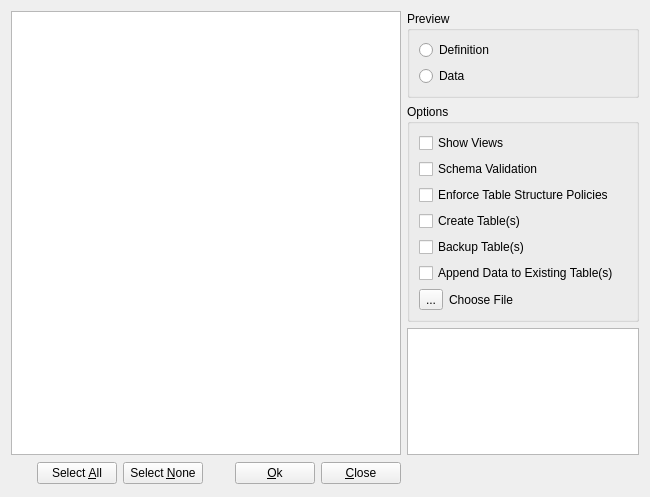
<?xml version="1.0" encoding="UTF-8"?>
<ui version="4.0">
 <class>frmTables</class>
 <widget class="QWidget" name="frmTables">
  <property name="geometry">
   <rect>
    <x>0</x>
    <y>0</y>
    <width>650</width>
    <height>497</height>
   </rect>
  </property>
  <property name="windowTitle">
   <string>Form</string>
  </property>
  <layout class="QGridLayout" name="gridLayout">
   <item row="0" column="0" rowspan="3">
    <widget class="QListWidget" name="listWidget"/>
   </item>
   <item row="0" column="1">
    <widget class="QGroupBox" name="groupType">
     <property name="sizePolicy">
      <sizepolicy hsizetype="Preferred" vsizetype="Preferred">
       <horstretch>0</horstretch>
       <verstretch>0</verstretch>
      </sizepolicy>
     </property>
     <property name="toolTip">
      <string>Type of Operation</string>
     </property>
     <property name="statusTip">
      <string>Type of Operation</string>
     </property>
     <property name="whatsThis">
      <string>Type of Operation</string>
     </property>
     <property name="title">
      <string>Preview</string>
     </property>
     <layout class="QVBoxLayout" name="verticalLayout_2">
      <item>
       <widget class="QRadioButton" name="radioDefinition">
        <property name="toolTip">
         <string>Table Definition</string>
        </property>
        <property name="statusTip">
         <string>Table Definition</string>
        </property>
        <property name="whatsThis">
         <string>Table Definition</string>
        </property>
        <property name="text">
         <string>Definition</string>
        </property>
       </widget>
      </item>
      <item>
       <widget class="QRadioButton" name="radioData">
        <property name="toolTip">
         <string>Table Contents</string>
        </property>
        <property name="statusTip">
         <string>Table Contents</string>
        </property>
        <property name="whatsThis">
         <string>Table Contents</string>
        </property>
        <property name="text">
         <string>Data</string>
        </property>
       </widget>
      </item>
      <item>
       <spacer name="verticalSpacer_2">
        <property name="orientation">
         <enum>Qt::Vertical</enum>
        </property>
        <property name="sizeHint" stdset="0">
         <size>
          <width>20</width>
          <height>40</height>
         </size>
        </property>
       </spacer>
      </item>
     </layout>
    </widget>
   </item>
   <item row="1" column="1">
    <widget class="QGroupBox" name="groupOptions">
     <property name="toolTip">
      <string>Import Options</string>
     </property>
     <property name="statusTip">
      <string>Import Options</string>
     </property>
     <property name="whatsThis">
      <string>Import Options</string>
     </property>
     <property name="title">
      <string>Options</string>
     </property>
     <layout class="QVBoxLayout" name="verticalLayout">
      <item>
       <widget class="QCheckBox" name="checkShowViews">
        <property name="toolTip">
         <string>Show Views</string>
        </property>
        <property name="statusTip">
         <string>Show Views</string>
        </property>
        <property name="whatsThis">
         <string>Show Views</string>
        </property>
        <property name="text">
         <string>Show Views</string>
        </property>
       </widget>
      </item>
      <item>
       <widget class="QCheckBox" name="checkValidate">
        <property name="toolTip">
         <string>Schema validation (may not work for extremely large files!)</string>
        </property>
        <property name="statusTip">
         <string>Schema validation (may not work for extremely large files!)</string>
        </property>
        <property name="whatsThis">
         <string>Schema validation (may not work for extremely large files!)</string>
        </property>
        <property name="text">
         <string>Schema Validation</string>
        </property>
       </widget>
      </item>
      <item>
       <widget class="QCheckBox" name="checkVerify">
        <property name="toolTip">
         <string>Verify Table Structure in the Database</string>
        </property>
        <property name="statusTip">
         <string>Verify Table Structure in the Database</string>
        </property>
        <property name="whatsThis">
         <string>Verifies Table Structure in the Database</string>
        </property>
        <property name="text">
         <string>Enforce Table Structure Policies</string>
        </property>
        <property name="iconSize">
         <size>
          <width>16</width>
          <height>14</height>
         </size>
        </property>
       </widget>
      </item>
      <item>
       <widget class="QCheckBox" name="checkCreate">
        <property name="toolTip">
         <string>Create new table(s), deleting existing one(s)</string>
        </property>
        <property name="statusTip">
         <string>Create new table(s), deleting existing one(s)</string>
        </property>
        <property name="whatsThis">
         <string>Create new table(s), deleting existing one(s)</string>
        </property>
        <property name="text">
         <string>Create Table(s)</string>
        </property>
       </widget>
      </item>
      <item>
       <widget class="QCheckBox" name="checkBackups">
        <property name="text">
         <string>Backup Table(s)</string>
        </property>
       </widget>
      </item>
      <item>
       <widget class="QCheckBox" name="checkAppend">
        <property name="toolTip">
         <string>Append data, keeping existing one</string>
        </property>
        <property name="statusTip">
         <string>Append data, keeping existing one</string>
        </property>
        <property name="whatsThis">
         <string>Append data, keeping existing one</string>
        </property>
        <property name="text">
         <string>Append Data to Existing Table(s)</string>
        </property>
       </widget>
      </item>
      <item>
       <layout class="QHBoxLayout" name="horizontalLayout_2">
        <item>
         <widget class="QToolButton" name="toolButton">
          <property name="text">
           <string>...</string>
          </property>
         </widget>
        </item>
        <item>
         <widget class="QLabel" name="lbFile">
          <property name="toolTip">
           <string>Select File to Import From</string>
          </property>
          <property name="statusTip">
           <string>Select File to Import From</string>
          </property>
          <property name="whatsThis">
           <string>Select File to Import From</string>
          </property>
          <property name="text">
           <string>Choose File</string>
          </property>
          <property name="buddy">
           <cstring>toolButton</cstring>
          </property>
         </widget>
        </item>
        <item>
         <spacer name="horizontalSpacer_4">
          <property name="orientation">
           <enum>Qt::Horizontal</enum>
          </property>
          <property name="sizeHint" stdset="0">
           <size>
            <width>40</width>
            <height>20</height>
           </size>
          </property>
         </spacer>
        </item>
       </layout>
      </item>
      <item>
       <spacer name="verticalSpacer_3">
        <property name="orientation">
         <enum>Qt::Vertical</enum>
        </property>
        <property name="sizeHint" stdset="0">
         <size>
          <width>20</width>
          <height>40</height>
         </size>
        </property>
       </spacer>
      </item>
      <item>
       <spacer name="verticalSpacer">
        <property name="orientation">
         <enum>Qt::Vertical</enum>
        </property>
        <property name="sizeHint" stdset="0">
         <size>
          <width>20</width>
          <height>14</height>
         </size>
        </property>
       </spacer>
      </item>
     </layout>
    </widget>
   </item>
   <item row="2" column="1">
    <widget class="QTableView" name="previewTable"/>
   </item>
   <item row="3" column="0">
    <layout class="QHBoxLayout" name="horizontalLayout">
     <item>
      <spacer name="horizontalSpacer_3">
       <property name="orientation">
        <enum>Qt::Horizontal</enum>
       </property>
       <property name="sizeHint" stdset="0">
        <size>
         <width>40</width>
         <height>20</height>
        </size>
       </property>
      </spacer>
     </item>
     <item>
      <widget class="QPushButton" name="pushAll">
       <property name="sizePolicy">
        <sizepolicy hsizetype="Fixed" vsizetype="Fixed">
         <horstretch>0</horstretch>
         <verstretch>0</verstretch>
        </sizepolicy>
       </property>
       <property name="toolTip">
        <string>Select All</string>
       </property>
       <property name="statusTip">
        <string>Select All</string>
       </property>
       <property name="whatsThis">
        <string>Selects All</string>
       </property>
       <property name="text">
        <string>Select &amp;All</string>
       </property>
      </widget>
     </item>
     <item>
      <widget class="QPushButton" name="pushNone">
       <property name="sizePolicy">
        <sizepolicy hsizetype="Fixed" vsizetype="Fixed">
         <horstretch>0</horstretch>
         <verstretch>0</verstretch>
        </sizepolicy>
       </property>
       <property name="toolTip">
        <string>Select None</string>
       </property>
       <property name="statusTip">
        <string>Select None</string>
       </property>
       <property name="whatsThis">
        <string>Selects None</string>
       </property>
       <property name="text">
        <string>Select &amp;None</string>
       </property>
      </widget>
     </item>
     <item>
      <spacer name="horizontalSpacer">
       <property name="orientation">
        <enum>Qt::Horizontal</enum>
       </property>
       <property name="sizeHint" stdset="0">
        <size>
         <width>40</width>
         <height>20</height>
        </size>
       </property>
      </spacer>
     </item>
     <item>
      <widget class="QPushButton" name="pushOk">
       <property name="sizePolicy">
        <sizepolicy hsizetype="Fixed" vsizetype="Fixed">
         <horstretch>0</horstretch>
         <verstretch>0</verstretch>
        </sizepolicy>
       </property>
       <property name="toolTip">
        <string>Apply Changes</string>
       </property>
       <property name="statusTip">
        <string>Apply Changes</string>
       </property>
       <property name="whatsThis">
        <string>Applies Changes</string>
       </property>
       <property name="text">
        <string>&amp;Ok</string>
       </property>
      </widget>
     </item>
     <item>
      <widget class="QPushButton" name="pushClose">
       <property name="sizePolicy">
        <sizepolicy hsizetype="Fixed" vsizetype="Fixed">
         <horstretch>0</horstretch>
         <verstretch>0</verstretch>
        </sizepolicy>
       </property>
       <property name="toolTip">
        <string>Cancel Changes</string>
       </property>
       <property name="statusTip">
        <string>Cancel Changes</string>
       </property>
       <property name="whatsThis">
        <string>Cancels Changes</string>
       </property>
       <property name="text">
        <string>&amp;Close</string>
       </property>
      </widget>
     </item>
    </layout>
   </item>
   <item row="3" column="1">
    <spacer name="horizontalSpacer_2">
     <property name="orientation">
      <enum>Qt::Horizontal</enum>
     </property>
     <property name="sizeHint" stdset="0">
      <size>
       <width>260</width>
       <height>25</height>
      </size>
     </property>
    </spacer>
   </item>
  </layout>
 </widget>
 <tabstops>
  <tabstop>listWidget</tabstop>
  <tabstop>radioDefinition</tabstop>
  <tabstop>radioData</tabstop>
  <tabstop>checkShowViews</tabstop>
  <tabstop>checkValidate</tabstop>
  <tabstop>checkVerify</tabstop>
  <tabstop>checkCreate</tabstop>
  <tabstop>checkBackups</tabstop>
  <tabstop>checkAppend</tabstop>
  <tabstop>toolButton</tabstop>
  <tabstop>previewTable</tabstop>
  <tabstop>pushAll</tabstop>
  <tabstop>pushNone</tabstop>
  <tabstop>pushOk</tabstop>
  <tabstop>pushClose</tabstop>
 </tabstops>
 <resources>
  <include location="app_new.qrc"/>
 </resources>
 <connections>
  <connection>
   <sender>pushAll</sender>
   <signal>clicked()</signal>
   <receiver>listWidget</receiver>
   <slot>selectAll()</slot>
   <hints>
    <hint type="sourcelabel">
     <x>53</x>
     <y>297</y>
    </hint>
    <hint type="destinationlabel">
     <x>171</x>
     <y>143</y>
    </hint>
   </hints>
  </connection>
  <connection>
   <sender>pushNone</sender>
   <signal>clicked()</signal>
   <receiver>listWidget</receiver>
   <slot>clearSelection()</slot>
   <hints>
    <hint type="sourcelabel">
     <x>134</x>
     <y>297</y>
    </hint>
    <hint type="destinationlabel">
     <x>171</x>
     <y>143</y>
    </hint>
   </hints>
  </connection>
  <connection>
   <sender>listWidget</sender>
   <signal>itemClicked(QListWidgetItem*)</signal>
   <receiver>frmTables</receiver>
   <slot>preview(QListWidgetItem*)</slot>
   <hints>
    <hint type="sourcelabel">
     <x>211</x>
     <y>223</y>
    </hint>
    <hint type="destinationlabel">
     <x>323</x>
     <y>248</y>
    </hint>
   </hints>
  </connection>
  <connection>
   <sender>pushNone</sender>
   <signal>clicked()</signal>
   <receiver>previewTable</receiver>
   <slot>hide()</slot>
   <hints>
    <hint type="sourcelabel">
     <x>164</x>
     <y>473</y>
    </hint>
    <hint type="destinationlabel">
     <x>520</x>
     <y>359</y>
    </hint>
   </hints>
  </connection>
  <connection>
   <sender>pushAll</sender>
   <signal>clicked()</signal>
   <receiver>previewTable</receiver>
   <slot>hide()</slot>
   <hints>
    <hint type="sourcelabel">
     <x>83</x>
     <y>473</y>
    </hint>
    <hint type="destinationlabel">
     <x>520</x>
     <y>359</y>
    </hint>
   </hints>
  </connection>
  <connection>
   <sender>pushOk</sender>
   <signal>clicked()</signal>
   <receiver>frmTables</receiver>
   <slot>Ok()</slot>
   <hints>
    <hint type="sourcelabel">
     <x>282</x>
     <y>473</y>
    </hint>
    <hint type="destinationlabel">
     <x>323</x>
     <y>248</y>
    </hint>
   </hints>
  </connection>
  <connection>
   <sender>toolButton</sender>
   <signal>clicked()</signal>
   <receiver>frmTables</receiver>
   <slot>chooseFile()</slot>
   <hints>
    <hint type="sourcelabel">
     <x>428</x>
     <y>218</y>
    </hint>
    <hint type="destinationlabel">
     <x>324</x>
     <y>248</y>
    </hint>
   </hints>
  </connection>
  <connection>
   <sender>checkCreate</sender>
   <signal>clicked(bool)</signal>
   <receiver>frmTables</receiver>
   <slot>hideAppend(bool)</slot>
   <hints>
    <hint type="sourcelabel">
     <x>522</x>
     <y>168</y>
    </hint>
    <hint type="destinationlabel">
     <x>324</x>
     <y>248</y>
    </hint>
   </hints>
  </connection>
  <connection>
   <sender>checkShowViews</sender>
   <signal>clicked()</signal>
   <receiver>frmTables</receiver>
   <slot>readTableNames()</slot>
   <hints>
    <hint type="sourcelabel">
     <x>522</x>
     <y>130</y>
    </hint>
    <hint type="destinationlabel">
     <x>324</x>
     <y>248</y>
    </hint>
   </hints>
  </connection>
  <connection>
   <sender>checkCreate</sender>
   <signal>clicked(bool)</signal>
   <receiver>checkBackups</receiver>
   <slot>setVisible(bool)</slot>
   <hints>
    <hint type="sourcelabel">
     <x>522</x>
     <y>202</y>
    </hint>
    <hint type="destinationlabel">
     <x>522</x>
     <y>250</y>
    </hint>
   </hints>
  </connection>
 </connections>
 <slots>
  <slot>preview(QListWidgetItem*)</slot>
  <slot>Ok()</slot>
  <slot>Cancel()</slot>
  <slot>chooseFile()</slot>
  <slot>hideAppend(bool)</slot>
  <slot>readTableNames()</slot>
 </slots>
</ui>
